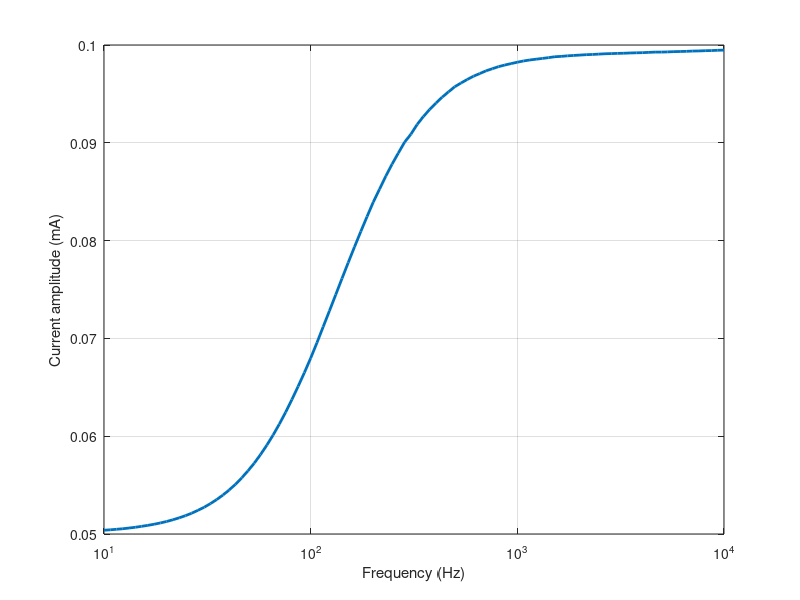
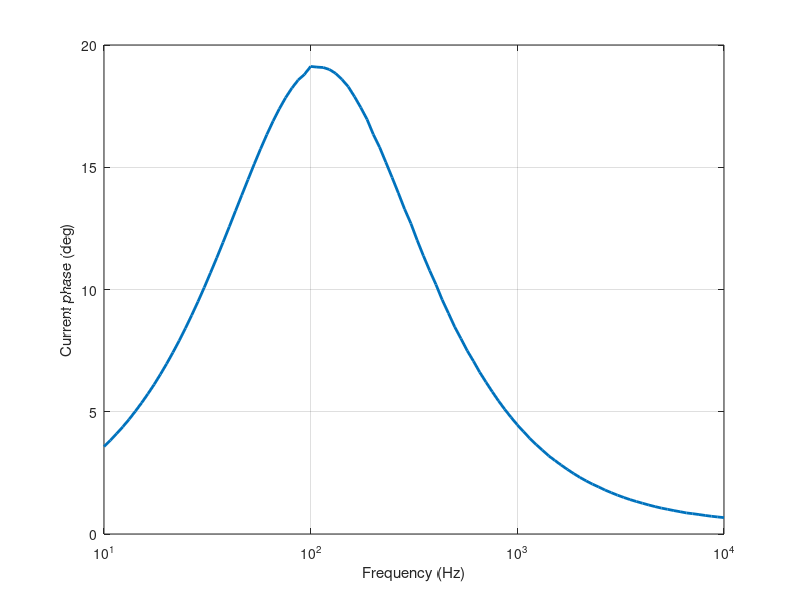
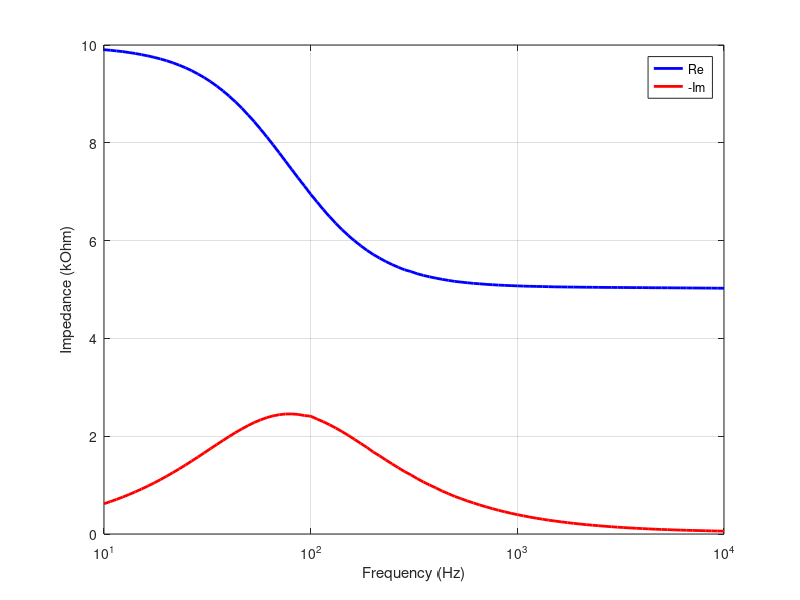
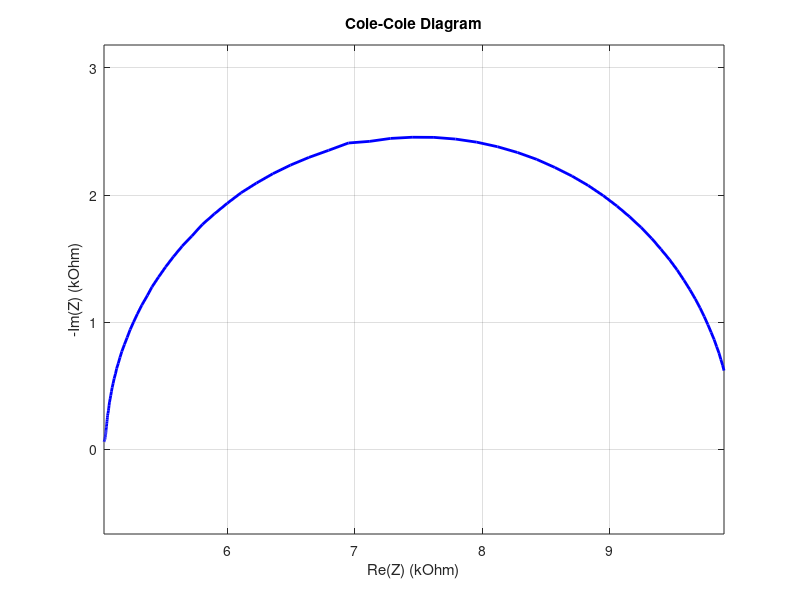

The MATLAB script that drew these images, in order: (Note: this script raises an error after producing the figures.)
%% Fit experimental data relevant to the Fricke circuit
% (i.e., series of R1 and C, in parallel with R2)

clc
clear
close all

%% Plot settings

% line width
lw = 2;
% font size
fnt_sz =12;

%% Load data
addpath('data/')

load('Fricke_large')

% load('Fricke_small')

% load('Banana')

%% Parameters

% true (nominal) circuit parameters - Fricke Large
R1 = 10e3; % (Ohm)
R2 = 10e3; % (Ohm)
C = 100e-9; % (F) (in serie with R1)
V = 0.5; % V

% true (nominal) circuit parameters - Fricke small
% R1 = 100; % (Ohm)
% R2 = 100; % (Ohm)
% C = 100e-9; % (F) (in serie with R1)
% V = 0.01; % V

Z_HF2 = 50 + 50; % (50 Ohm impedances associated to HF2TA and HF2LI)

% HF2TA gain and resistance
G = 1;
R = 1e3;

% applied voltage
V_app = V;

% compute model parameters Rinf, R0 and tau
Rinf = R2*R1/(R2+R1);
R0 = R2;
tau = (R2+R1)*C;
% assemble parameters (to be fitted)
true_params = [Rinf, R0, tau];

%% Read data

I = -V_meas/(G*R); % current flowing through the load

% amplitude-frequency plot
figure()
hold on, box on, grid on
plot(freq, abs(I)*1e3, 'LineWidth', 2)
xlabel('Frequency (Hz)')
ylabel('Current amplitude (mA)')
set(gca, 'XScale', 'log')

% phase-frequency plot
figure(2)
hold on, box on, grid on
plot(freq, rad2deg(angle(I)), 'LineWidth', 2)
xlabel('Frequency (Hz)')
ylabel('Current phase (deg)')
set(gca, 'XScale', 'log')


%% Reconstruct impedance of load

% cf. section "12.4.3. Impedance Measurement with
% HF2IS" of the HF2 Users Manual
Z = -G*R*V_app./V_meas; 

% Re(Z) and -Im(Z) frequency plots
figure()
hold on, box on, grid on
plot(freq, real(Z)*1e-3, 'b', 'LineWidth', lw);
plot(freq, -imag(Z)*1e-3, 'r', 'LineWidth', lw);
set(gca, 'XScale', 'log')
xlabel('Frequency (Hz)')
ylabel('Impedance (kOhm)')
legend('Re', '-Im')

% Cole-Cole plot
figure()
hold on, box on, grid on
plot(real(Z)*1e-3, -imag(Z)*1e-3, 'b', 'LineWidth', lw)
xlabel('Re(Z) (kOhm)')
ylabel('-Im(Z) (kOhm)')
title('Cole-Cole Diagram')
axis equal

%% Fit data according to Fricke model (+ HF2IS and HF2TA 50 Ohm impedances)

% restrict frequency range
ind_freq = freq<5e5;
freq_fit = freq(ind_freq);
% real and imaginary part of load impedance (over restricted frequency range)
Re_Z = real(Z(ind_freq));
Im_Z = imag(Z(ind_freq));
% assemble in a unique vector real and imaginary parts of Z
y = [Re_Z, Im_Z];

% initial guess on parameters
init_params = [0.4, 0.8, 1.5].*true_params;

% optimization
[fitted_params, obj_fun_val, exitflag, output]=fminsearch(@obj_fun, init_params, [], y, freq_fit, Z_HF2);